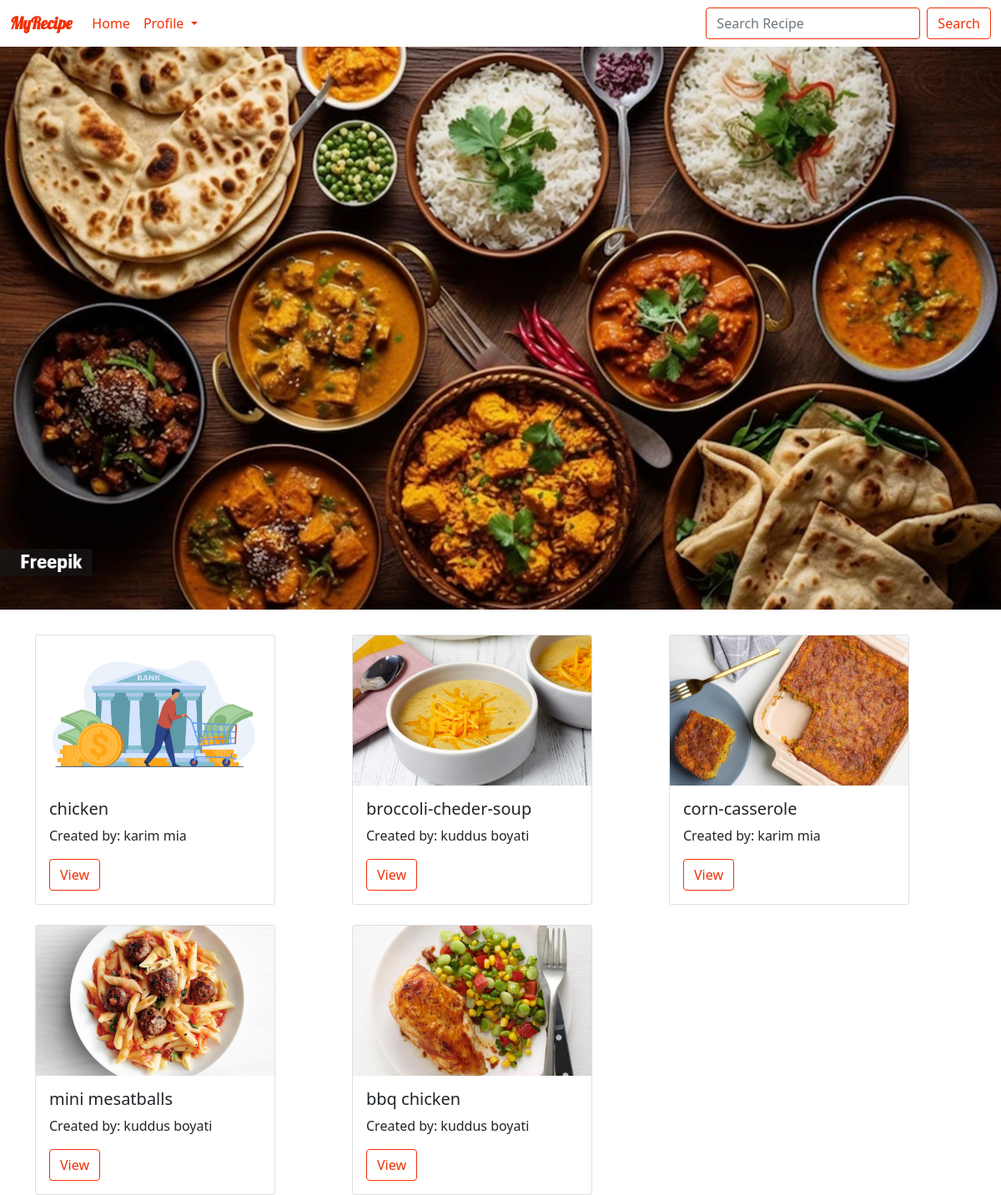
Page /myrecipe/ on the committed database.
### recipes/models.py (models this page shows, shortened)
class recipe(models.Model):
    recipe_name = models.CharField(max_length=120)
    ingredient = models.CharField(max_length=600)
    category = models.CharField(max_length=120)
    recipe_pic = models.ImageField(upload_to="images")
    How_to_make = models.CharField(max_length=600)
    created_by = models.ForeignKey(to=User,on_delete=models.CASCADE)

### home/views.py (the view)
# urls.py: 2. Add a URL to urlpatterns:  path('', Home.as_view(), name='home')
class Home(TemplateView):
    context = {}
    template_name = 'home/home.html'
    def get(self, request, *args, **kwargs):
        user = request.user.id
        if user:
            return redirect('userhome')
        data = recipe.objects.all()
        self.context['data'] = data
        return render(request,self.template_name , self.context)

### home/templates/home/home.html (shortened to what this page needs)
<!DOCTYPE html>
<html lang="en">
<head>
    <link href="https://cdn.jsdelivr.net/npm/bootstrap@5.0.0-beta3/dist/css/bootstrap.min.css" rel="stylesheet">
    {% load static %}
    <link rel="stylesheet" href="{% static 'home/css/home.css' %}">
</head>
<body>
{% include 'home/nav.html' %}
<div class="figure">
    <img src="{% static 'home/images/bgimg2.jpeg' %}">
</div>
{% include 'home/card.html' %}
</body>
</html>

### home/templates/home/card.html
<div class="container">
    <div class="row row-cols-1 row-cols-md-3 g-4">
      {% for obj in data %}
        {% if obj.created_by == request.user %}
          <div class="col-3">
            <div class="card h-100" style="width: 18rem;">
              <img src="/{{obj.recipe_pic}}" class="card-img-top" alt="...">
              <div class="card-body">
                <h5 class="card-title">{{obj.recipe_name}}</h5>
                <p class="card-text">Created by: {{obj.created_by.first_name}} {{obj.created_by.last_name}}</p>
                <a href="{% url 'viewrecipe' obj.pk %}" class="btn btn-outline-success" id="bt1">View</a>
                <a href="{% url 'editrecipe' obj.pk %}" class="btn btn-outline-success" id="bt2">Edit</a>
                <a href="{% url 'deleterecipe' obj.pk %}" class="btn btn-outline-success" id="bt3">Delete</a>
              </div>
            </div>
          </div>
        {% else %}
          <div class="col-3">
            <div class="card h-100" style="width: 18rem;">
              <img src="/{{obj.recipe_pic}}" class="card-img-top" alt="...">
              <div class="card-body">
                <h5 class="card-title">{{obj.recipe_name}}</h5>
                <p class="card-text">Created by: {{obj.created_by.first_name}} {{obj.created_by.last_name}}</p>
                <a href="{% url 'viewrecipe' obj.id %}" class="btn btn-outline-success" id="bt">View</a>
              </div>
            </div>
          </div>
        {% endif %}
      {% endfor %}
      </div>
</div>

### home/static/home/css/home.css (style rules this page uses)
.container { position: relative; padding-top:2% }
.btn-outline-success, .btn-outline-success:focus, .btn-outline-success:active, .btn-outline-success:hover { color: #F23005!important ; border-color: #F23005 !important; }
.card-img-top { width: 100%; height: 15vw; object-fit: cover; }
.figure { position: relative; display: inline-block; max-width: 100%; }
.figure img { display:block; max-width: 100%; }

### rows in the picture
recipe: recipe_pic (picture), recipe_name "chicken", created_by.first_name "karim", created_by.last_name "mia"
recipe: recipe_pic (picture), recipe_name "broccoli-cheder-soup", created_by.first_name "kuddus", created_by.last_name "boyati"
recipe: recipe_pic (picture), recipe_name "corn-casserole", created_by.first_name "karim", created_by.last_name "mia"
recipe: recipe_pic (picture), recipe_name "mini mesatballs", created_by.first_name "kuddus", created_by.last_name "boyati"
recipe: recipe_pic (picture), recipe_name "bbq chicken", created_by.first_name "kuddus", created_by.last_name "boyati"
